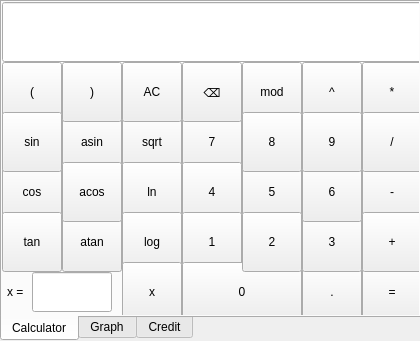
<?xml version="1.0" encoding="UTF-8"?>
<ui version="4.0">
 <class>calculator</class>
 <widget class="QMainWindow" name="calculator">
  <property name="geometry">
   <rect>
    <x>0</x>
    <y>0</y>
    <width>420</width>
    <height>341</height>
   </rect>
  </property>
  <property name="sizePolicy">
   <sizepolicy hsizetype="Fixed" vsizetype="Fixed">
    <horstretch>0</horstretch>
    <verstretch>0</verstretch>
   </sizepolicy>
  </property>
  <property name="minimumSize">
   <size>
    <width>0</width>
    <height>0</height>
   </size>
  </property>
  <property name="maximumSize">
   <size>
    <width>10000</width>
    <height>10000</height>
   </size>
  </property>
  <property name="windowTitle">
   <string>calculator</string>
  </property>
  <widget class="QWidget" name="centralwidget">
   <property name="sizePolicy">
    <sizepolicy hsizetype="Ignored" vsizetype="Ignored">
     <horstretch>0</horstretch>
     <verstretch>0</verstretch>
    </sizepolicy>
   </property>
   <widget class="QTabWidget" name="tabWidget">
    <property name="geometry">
     <rect>
      <x>0</x>
      <y>0</y>
      <width>421</width>
      <height>341</height>
     </rect>
    </property>
    <property name="sizePolicy">
     <sizepolicy hsizetype="Preferred" vsizetype="Preferred">
      <horstretch>0</horstretch>
      <verstretch>0</verstretch>
     </sizepolicy>
    </property>
    <property name="tabPosition">
     <enum>QTabWidget::South</enum>
    </property>
    <property name="currentIndex">
     <number>0</number>
    </property>
    <property name="usesScrollButtons">
     <bool>false</bool>
    </property>
    <property name="documentMode">
     <bool>false</bool>
    </property>
    <property name="tabsClosable">
     <bool>false</bool>
    </property>
    <property name="movable">
     <bool>false</bool>
    </property>
    <property name="tabBarAutoHide">
     <bool>false</bool>
    </property>
    <widget class="QWidget" name="Calculator">
     <property name="minimumSize">
      <size>
       <width>420</width>
       <height>340</height>
      </size>
     </property>
     <property name="maximumSize">
      <size>
       <width>420</width>
       <height>340</height>
      </size>
     </property>
     <attribute name="title">
      <string>Calculator</string>
     </attribute>
     <widget class="QLineEdit" name="screen">
      <property name="geometry">
       <rect>
        <x>0</x>
        <y>0</y>
        <width>420</width>
        <height>60</height>
       </rect>
      </property>
     </widget>
     <widget class="QPushButton" name="mult">
      <property name="geometry">
       <rect>
        <x>360</x>
        <y>60</y>
        <width>60</width>
        <height>60</height>
       </rect>
      </property>
      <property name="text">
       <string>*</string>
      </property>
     </widget>
     <widget class="QPushButton" name="seven">
      <property name="geometry">
       <rect>
        <x>180</x>
        <y>110</y>
        <width>60</width>
        <height>60</height>
       </rect>
      </property>
      <property name="text">
       <string>7</string>
      </property>
     </widget>
     <widget class="QPushButton" name="mod">
      <property name="geometry">
       <rect>
        <x>240</x>
        <y>60</y>
        <width>60</width>
        <height>60</height>
       </rect>
      </property>
      <property name="text">
       <string>mod</string>
      </property>
     </widget>
     <widget class="QPushButton" name="four">
      <property name="geometry">
       <rect>
        <x>180</x>
        <y>160</y>
        <width>60</width>
        <height>60</height>
       </rect>
      </property>
      <property name="text">
       <string>4</string>
      </property>
     </widget>
     <widget class="QPushButton" name="minus">
      <property name="geometry">
       <rect>
        <x>360</x>
        <y>160</y>
        <width>60</width>
        <height>60</height>
       </rect>
      </property>
      <property name="text">
       <string>-</string>
      </property>
     </widget>
     <widget class="QPushButton" name="dot">
      <property name="geometry">
       <rect>
        <x>300</x>
        <y>260</y>
        <width>60</width>
        <height>60</height>
       </rect>
      </property>
      <property name="text">
       <string>.</string>
      </property>
     </widget>
     <widget class="QPushButton" name="three">
      <property name="geometry">
       <rect>
        <x>300</x>
        <y>210</y>
        <width>60</width>
        <height>60</height>
       </rect>
      </property>
      <property name="text">
       <string>3</string>
      </property>
     </widget>
     <widget class="QPushButton" name="equal">
      <property name="geometry">
       <rect>
        <x>360</x>
        <y>260</y>
        <width>60</width>
        <height>60</height>
       </rect>
      </property>
      <property name="text">
       <string>=</string>
      </property>
     </widget>
     <widget class="QPushButton" name="atan">
      <property name="geometry">
       <rect>
        <x>60</x>
        <y>210</y>
        <width>60</width>
        <height>60</height>
       </rect>
      </property>
      <property name="text">
       <string>atan</string>
      </property>
     </widget>
     <widget class="QPushButton" name="sqrt">
      <property name="geometry">
       <rect>
        <x>120</x>
        <y>110</y>
        <width>60</width>
        <height>60</height>
       </rect>
      </property>
      <property name="text">
       <string>sqrt</string>
      </property>
     </widget>
     <widget class="QPushButton" name="six">
      <property name="geometry">
       <rect>
        <x>300</x>
        <y>160</y>
        <width>60</width>
        <height>60</height>
       </rect>
      </property>
      <property name="text">
       <string>6</string>
      </property>
     </widget>
     <widget class="QPushButton" name="plus">
      <property name="geometry">
       <rect>
        <x>360</x>
        <y>210</y>
        <width>60</width>
        <height>60</height>
       </rect>
      </property>
      <property name="text">
       <string>+</string>
      </property>
     </widget>
     <widget class="QPushButton" name="asin">
      <property name="geometry">
       <rect>
        <x>60</x>
        <y>110</y>
        <width>60</width>
        <height>60</height>
       </rect>
      </property>
      <property name="text">
       <string>asin</string>
      </property>
     </widget>
     <widget class="QPushButton" name="five">
      <property name="geometry">
       <rect>
        <x>240</x>
        <y>160</y>
        <width>60</width>
        <height>60</height>
       </rect>
      </property>
      <property name="text">
       <string>5</string>
      </property>
     </widget>
     <widget class="QPushButton" name="cos">
      <property name="geometry">
       <rect>
        <x>0</x>
        <y>160</y>
        <width>60</width>
        <height>60</height>
       </rect>
      </property>
      <property name="text">
       <string>cos</string>
      </property>
     </widget>
     <widget class="QPushButton" name="div">
      <property name="geometry">
       <rect>
        <x>360</x>
        <y>110</y>
        <width>60</width>
        <height>60</height>
       </rect>
      </property>
      <property name="text">
       <string>/</string>
      </property>
     </widget>
     <widget class="QPushButton" name="tan">
      <property name="geometry">
       <rect>
        <x>0</x>
        <y>210</y>
        <width>60</width>
        <height>60</height>
       </rect>
      </property>
      <property name="text">
       <string>tan</string>
      </property>
     </widget>
     <widget class="QPushButton" name="closebrace">
      <property name="geometry">
       <rect>
        <x>60</x>
        <y>60</y>
        <width>60</width>
        <height>60</height>
       </rect>
      </property>
      <property name="text">
       <string>)</string>
      </property>
     </widget>
     <widget class="QPushButton" name="power">
      <property name="geometry">
       <rect>
        <x>300</x>
        <y>60</y>
        <width>60</width>
        <height>60</height>
       </rect>
      </property>
      <property name="text">
       <string>^</string>
      </property>
     </widget>
     <widget class="QPushButton" name="openbrace">
      <property name="geometry">
       <rect>
        <x>0</x>
        <y>60</y>
        <width>60</width>
        <height>60</height>
       </rect>
      </property>
      <property name="text">
       <string>(</string>
      </property>
     </widget>
     <widget class="QPushButton" name="BackSpace">
      <property name="geometry">
       <rect>
        <x>180</x>
        <y>60</y>
        <width>60</width>
        <height>60</height>
       </rect>
      </property>
      <property name="styleSheet">
       <string notr="true">font: 18pt &quot;.AppleSystemUIFont&quot;;</string>
      </property>
      <property name="text">
       <string>⌫</string>
      </property>
     </widget>
     <widget class="QPushButton" name="clearAll">
      <property name="geometry">
       <rect>
        <x>120</x>
        <y>60</y>
        <width>60</width>
        <height>60</height>
       </rect>
      </property>
      <property name="text">
       <string>AC</string>
      </property>
     </widget>
     <widget class="QPushButton" name="ln">
      <property name="geometry">
       <rect>
        <x>120</x>
        <y>160</y>
        <width>60</width>
        <height>60</height>
       </rect>
      </property>
      <property name="text">
       <string>ln</string>
      </property>
     </widget>
     <widget class="QPushButton" name="nine">
      <property name="geometry">
       <rect>
        <x>300</x>
        <y>110</y>
        <width>60</width>
        <height>60</height>
       </rect>
      </property>
      <property name="text">
       <string>9</string>
      </property>
     </widget>
     <widget class="QPushButton" name="one">
      <property name="geometry">
       <rect>
        <x>180</x>
        <y>210</y>
        <width>60</width>
        <height>60</height>
       </rect>
      </property>
      <property name="text">
       <string>1</string>
      </property>
     </widget>
     <widget class="QPushButton" name="eight">
      <property name="geometry">
       <rect>
        <x>240</x>
        <y>110</y>
        <width>60</width>
        <height>60</height>
       </rect>
      </property>
      <property name="text">
       <string>8</string>
      </property>
     </widget>
     <widget class="QPushButton" name="zero">
      <property name="geometry">
       <rect>
        <x>180</x>
        <y>260</y>
        <width>120</width>
        <height>60</height>
       </rect>
      </property>
      <property name="text">
       <string>0</string>
      </property>
     </widget>
     <widget class="QPushButton" name="log">
      <property name="geometry">
       <rect>
        <x>120</x>
        <y>210</y>
        <width>60</width>
        <height>60</height>
       </rect>
      </property>
      <property name="text">
       <string>log</string>
      </property>
     </widget>
     <widget class="QPushButton" name="sin">
      <property name="geometry">
       <rect>
        <x>0</x>
        <y>110</y>
        <width>60</width>
        <height>60</height>
       </rect>
      </property>
      <property name="text">
       <string>sin</string>
      </property>
     </widget>
     <widget class="QPushButton" name="acos">
      <property name="geometry">
       <rect>
        <x>60</x>
        <y>160</y>
        <width>60</width>
        <height>60</height>
       </rect>
      </property>
      <property name="text">
       <string>acos</string>
      </property>
     </widget>
     <widget class="QPushButton" name="two">
      <property name="geometry">
       <rect>
        <x>240</x>
        <y>210</y>
        <width>60</width>
        <height>60</height>
       </rect>
      </property>
      <property name="text">
       <string>2</string>
      </property>
     </widget>
     <widget class="QLabel" name="label">
      <property name="geometry">
       <rect>
        <x>5</x>
        <y>260</y>
        <width>20</width>
        <height>60</height>
       </rect>
      </property>
      <property name="text">
       <string>x =</string>
      </property>
     </widget>
     <widget class="QLineEdit" name="exInput">
      <property name="geometry">
       <rect>
        <x>30</x>
        <y>270</y>
        <width>80</width>
        <height>40</height>
       </rect>
      </property>
     </widget>
     <widget class="QPushButton" name="ex">
      <property name="geometry">
       <rect>
        <x>120</x>
        <y>260</y>
        <width>60</width>
        <height>60</height>
       </rect>
      </property>
      <property name="text">
       <string>x</string>
      </property>
     </widget>
    </widget>
    <widget class="QWidget" name="Graph">
     <property name="minimumSize">
      <size>
       <width>800</width>
       <height>600</height>
      </size>
     </property>
     <property name="maximumSize">
      <size>
       <width>800</width>
       <height>600</height>
      </size>
     </property>
     <attribute name="title">
      <string>Graph</string>
     </attribute>
     <widget class="QCustomPlot" name="plot" native="true">
      <property name="geometry">
       <rect>
        <x>0</x>
        <y>0</y>
        <width>580</width>
        <height>581</height>
       </rect>
      </property>
      <property name="minimumSize">
       <size>
        <width>0</width>
        <height>0</height>
       </size>
      </property>
     </widget>
     <widget class="QLabel" name="label_2">
      <property name="geometry">
       <rect>
        <x>585</x>
        <y>20</y>
        <width>41</width>
        <height>21</height>
       </rect>
      </property>
      <property name="text">
       <string>f(x) =</string>
      </property>
     </widget>
     <widget class="QLabel" name="label_3">
      <property name="geometry">
       <rect>
        <x>610</x>
        <y>220</y>
        <width>51</width>
        <height>21</height>
       </rect>
      </property>
      <property name="text">
       <string>Ymax =</string>
      </property>
     </widget>
     <widget class="QLabel" name="label_4">
      <property name="geometry">
       <rect>
        <x>610</x>
        <y>180</y>
        <width>51</width>
        <height>21</height>
       </rect>
      </property>
      <property name="text">
       <string>Ymin =</string>
      </property>
     </widget>
     <widget class="QLabel" name="label_5">
      <property name="geometry">
       <rect>
        <x>610</x>
        <y>100</y>
        <width>51</width>
        <height>21</height>
       </rect>
      </property>
      <property name="text">
       <string>Xmax =</string>
      </property>
     </widget>
     <widget class="QLabel" name="label_6">
      <property name="geometry">
       <rect>
        <x>610</x>
        <y>60</y>
        <width>51</width>
        <height>21</height>
       </rect>
      </property>
      <property name="text">
       <string>Xmin =</string>
      </property>
     </widget>
     <widget class="QPushButton" name="DrawButton">
      <property name="geometry">
       <rect>
        <x>650</x>
        <y>280</y>
        <width>100</width>
        <height>40</height>
       </rect>
      </property>
      <property name="text">
       <string>Draw</string>
      </property>
     </widget>
     <widget class="QLineEdit" name="func">
      <property name="geometry">
       <rect>
        <x>620</x>
        <y>17</y>
        <width>175</width>
        <height>31</height>
       </rect>
      </property>
     </widget>
     <widget class="QLineEdit" name="Xmin">
      <property name="geometry">
       <rect>
        <x>655</x>
        <y>57</y>
        <width>131</width>
        <height>31</height>
       </rect>
      </property>
     </widget>
     <widget class="QLineEdit" name="Xmax">
      <property name="geometry">
       <rect>
        <x>655</x>
        <y>97</y>
        <width>131</width>
        <height>31</height>
       </rect>
      </property>
     </widget>
     <widget class="QLineEdit" name="Ymin">
      <property name="geometry">
       <rect>
        <x>655</x>
        <y>177</y>
        <width>131</width>
        <height>31</height>
       </rect>
      </property>
     </widget>
     <widget class="QLineEdit" name="Ymax">
      <property name="geometry">
       <rect>
        <x>655</x>
        <y>217</y>
        <width>131</width>
        <height>31</height>
       </rect>
      </property>
     </widget>
    </widget>
    <widget class="QWidget" name="Credit">
     <attribute name="title">
      <string>Credit</string>
     </attribute>
     <widget class="QLabel" name="labelCreditType">
      <property name="geometry">
       <rect>
        <x>20</x>
        <y>150</y>
        <width>190</width>
        <height>40</height>
       </rect>
      </property>
      <property name="text">
       <string>Тип ежемесячных платежей:</string>
      </property>
     </widget>
     <widget class="QLabel" name="labelCreditSum">
      <property name="geometry">
       <rect>
        <x>20</x>
        <y>30</y>
        <width>190</width>
        <height>40</height>
       </rect>
      </property>
      <property name="text">
       <string>Сумма кредита:</string>
      </property>
     </widget>
     <widget class="QLabel" name="labelCreditDuration">
      <property name="geometry">
       <rect>
        <x>20</x>
        <y>70</y>
        <width>190</width>
        <height>40</height>
       </rect>
      </property>
      <property name="text">
       <string>Срок кредита:</string>
      </property>
     </widget>
     <widget class="QLabel" name="labelCreditPercentage">
      <property name="geometry">
       <rect>
        <x>20</x>
        <y>110</y>
        <width>190</width>
        <height>40</height>
       </rect>
      </property>
      <property name="text">
       <string>Процентная ставка:</string>
      </property>
     </widget>
     <widget class="QLineEdit" name="inputCreditPercentage">
      <property name="geometry">
       <rect>
        <x>210</x>
        <y>115</y>
        <width>80</width>
        <height>30</height>
       </rect>
      </property>
     </widget>
     <widget class="QLineEdit" name="inputCreditDuration">
      <property name="geometry">
       <rect>
        <x>210</x>
        <y>75</y>
        <width>80</width>
        <height>30</height>
       </rect>
      </property>
     </widget>
     <widget class="QLineEdit" name="inputCreditSumm">
      <property name="geometry">
       <rect>
        <x>210</x>
        <y>35</y>
        <width>160</width>
        <height>30</height>
       </rect>
      </property>
     </widget>
     <widget class="QFrame" name="mainCreditFrame">
      <property name="geometry">
       <rect>
        <x>10</x>
        <y>20</y>
        <width>400</width>
        <height>200</height>
       </rect>
      </property>
      <property name="frameShape">
       <enum>QFrame::StyledPanel</enum>
      </property>
      <property name="frameShadow">
       <enum>QFrame::Raised</enum>
      </property>
      <widget class="QRadioButton" name="creditAnnuitet">
       <property name="geometry">
        <rect>
         <x>195</x>
         <y>130</y>
         <width>170</width>
         <height>40</height>
        </rect>
       </property>
       <property name="text">
        <string>  Аннуитетный</string>
       </property>
      </widget>
      <widget class="QRadioButton" name="creditDifference">
       <property name="geometry">
        <rect>
         <x>195</x>
         <y>160</y>
         <width>170</width>
         <height>40</height>
        </rect>
       </property>
       <property name="text">
        <string>Дифференцированный</string>
       </property>
      </widget>
      <widget class="QComboBox" name="creditDuration">
       <property name="geometry">
        <rect>
         <x>290</x>
         <y>50</y>
         <width>100</width>
         <height>40</height>
        </rect>
       </property>
       <item>
        <property name="text">
         <string>месяцев</string>
        </property>
       </item>
       <item>
        <property name="text">
         <string>лет</string>
        </property>
       </item>
      </widget>
      <widget class="QLabel" name="label_7">
       <property name="geometry">
        <rect>
         <x>300</x>
         <y>90</y>
         <width>91</width>
         <height>40</height>
        </rect>
       </property>
       <property name="text">
        <string>% годовых</string>
       </property>
      </widget>
      <zorder>creditDuration</zorder>
      <zorder>creditAnnuitet</zorder>
      <zorder>creditDifference</zorder>
      <zorder>label_7</zorder>
     </widget>
     <widget class="QFrame" name="frame4">
      <property name="geometry">
       <rect>
        <x>9</x>
        <y>149</y>
        <width>401</width>
        <height>71</height>
       </rect>
      </property>
      <property name="frameShape">
       <enum>QFrame::StyledPanel</enum>
      </property>
      <property name="frameShadow">
       <enum>QFrame::Raised</enum>
      </property>
     </widget>
     <widget class="QFrame" name="frame3">
      <property name="geometry">
       <rect>
        <x>9</x>
        <y>109</y>
        <width>401</width>
        <height>41</height>
       </rect>
      </property>
      <property name="frameShape">
       <enum>QFrame::StyledPanel</enum>
      </property>
      <property name="frameShadow">
       <enum>QFrame::Raised</enum>
      </property>
     </widget>
     <widget class="QFrame" name="frame2">
      <property name="geometry">
       <rect>
        <x>9</x>
        <y>69</y>
        <width>401</width>
        <height>41</height>
       </rect>
      </property>
      <property name="frameShape">
       <enum>QFrame::StyledPanel</enum>
      </property>
      <property name="frameShadow">
       <enum>QFrame::Raised</enum>
      </property>
     </widget>
     <widget class="QFrame" name="frame1">
      <property name="geometry">
       <rect>
        <x>9</x>
        <y>19</y>
        <width>401</width>
        <height>51</height>
       </rect>
      </property>
      <property name="frameShape">
       <enum>QFrame::StyledPanel</enum>
      </property>
      <property name="frameShadow">
       <enum>QFrame::Raised</enum>
      </property>
     </widget>
     <widget class="QFrame" name="outputFrame">
      <property name="geometry">
       <rect>
        <x>10</x>
        <y>260</y>
        <width>400</width>
        <height>120</height>
       </rect>
      </property>
      <property name="frameShape">
       <enum>QFrame::StyledPanel</enum>
      </property>
      <property name="frameShadow">
       <enum>QFrame::Raised</enum>
      </property>
      <widget class="QFrame" name="frame5">
       <property name="geometry">
        <rect>
         <x>0</x>
         <y>0</y>
         <width>400</width>
         <height>40</height>
        </rect>
       </property>
       <property name="frameShape">
        <enum>QFrame::StyledPanel</enum>
       </property>
       <property name="frameShadow">
        <enum>QFrame::Raised</enum>
       </property>
       <widget class="QLabel" name="labelMnthPay">
        <property name="geometry">
         <rect>
          <x>10</x>
          <y>0</y>
          <width>190</width>
          <height>40</height>
         </rect>
        </property>
        <property name="text">
         <string>Ежемесячный платеж:</string>
        </property>
       </widget>
       <widget class="QLineEdit" name="outputPayment">
        <property name="geometry">
         <rect>
          <x>190</x>
          <y>5</y>
          <width>201</width>
          <height>30</height>
         </rect>
        </property>
       </widget>
      </widget>
      <widget class="QFrame" name="frame6">
       <property name="geometry">
        <rect>
         <x>0</x>
         <y>40</y>
         <width>401</width>
         <height>41</height>
        </rect>
       </property>
       <property name="frameShape">
        <enum>QFrame::StyledPanel</enum>
       </property>
       <property name="frameShadow">
        <enum>QFrame::Raised</enum>
       </property>
       <widget class="QLineEdit" name="outputTotalSum">
        <property name="geometry">
         <rect>
          <x>190</x>
          <y>5</y>
          <width>201</width>
          <height>30</height>
         </rect>
        </property>
       </widget>
       <widget class="QLabel" name="labelTtlPay">
        <property name="geometry">
         <rect>
          <x>10</x>
          <y>0</y>
          <width>190</width>
          <height>40</height>
         </rect>
        </property>
        <property name="text">
         <string>Общая выплата:</string>
        </property>
       </widget>
      </widget>
      <widget class="QFrame" name="frame7">
       <property name="geometry">
        <rect>
         <x>0</x>
         <y>80</y>
         <width>401</width>
         <height>41</height>
        </rect>
       </property>
       <property name="frameShape">
        <enum>QFrame::StyledPanel</enum>
       </property>
       <property name="frameShadow">
        <enum>QFrame::Raised</enum>
       </property>
       <widget class="QLineEdit" name="outputOverPay">
        <property name="geometry">
         <rect>
          <x>190</x>
          <y>5</y>
          <width>201</width>
          <height>30</height>
         </rect>
        </property>
       </widget>
       <widget class="QLabel" name="labelOvrPay">
        <property name="geometry">
         <rect>
          <x>10</x>
          <y>0</y>
          <width>190</width>
          <height>40</height>
         </rect>
        </property>
        <property name="text">
         <string>Переплата по кредиту:</string>
        </property>
       </widget>
      </widget>
     </widget>
     <widget class="QPushButton" name="pushButton">
      <property name="geometry">
       <rect>
        <x>10</x>
        <y>220</y>
        <width>400</width>
        <height>40</height>
       </rect>
      </property>
      <property name="text">
       <string>CALCULATE</string>
      </property>
     </widget>
     <zorder>outputFrame</zorder>
     <zorder>frame4</zorder>
     <zorder>frame3</zorder>
     <zorder>frame1</zorder>
     <zorder>frame2</zorder>
     <zorder>mainCreditFrame</zorder>
     <zorder>labelCreditType</zorder>
     <zorder>labelCreditDuration</zorder>
     <zorder>labelCreditPercentage</zorder>
     <zorder>inputCreditPercentage</zorder>
     <zorder>inputCreditDuration</zorder>
     <zorder>inputCreditSumm</zorder>
     <zorder>labelCreditSum</zorder>
     <zorder>pushButton</zorder>
    </widget>
   </widget>
  </widget>
 </widget>
 <customwidgets>
  <customwidget>
   <class>QCustomPlot</class>
   <extends>QWidget</extends>
   <header>qcustomplot.h</header>
   <container>1</container>
  </customwidget>
 </customwidgets>
 <resources/>
 <connections/>
</ui>
